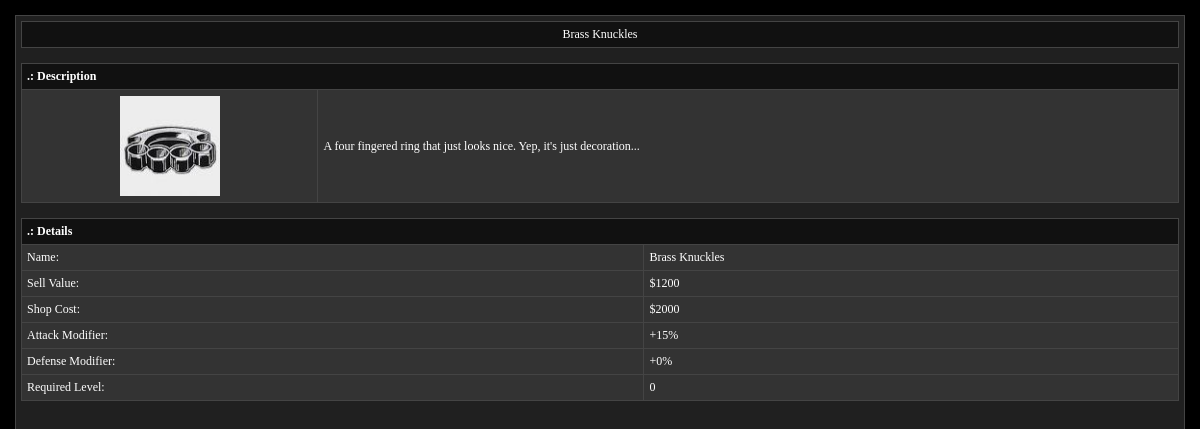
Screenshot of /description.php?id=3 with the database file from the repository.
### tables this page shows
CREATE TABLE `items` (
  `id` int(7) NOT NULL,
  `itemname` varchar(75) NOT NULL DEFAULT '',
  `description` text NOT NULL,
  `cost` bigint(15) NOT NULL DEFAULT '0',
  `image` varchar(100) NOT NULL DEFAULT '',
  `offense` int(20) NOT NULL DEFAULT '0',
  `defense` int(20) NOT NULL DEFAULT '0',
  `heal` int(10) NOT NULL DEFAULT '0',
  `buyable` int(1) NOT NULL DEFAULT '0',
  `level` int(5) NOT NULL
);

### dbcon.php (called while the page is built, shortened)
<?php
class DB
{
    protected static $instance = null;
    public static function instance()
    {
        if (self::$instance === null)
        {
            $opt  = array(
                PDO::ATTR_ERRMODE            => PDO::ERRMODE_EXCEPTION,
                PDO::ATTR_DEFAULT_FETCH_MODE => PDO::FETCH_ASSOC,
                PDO::ATTR_EMULATE_PREPARES   => FALSE,
            );
            $dsn = 'mysql:host='.DB_HOST.';dbname='.DB_NAME.';charset='.DB_CHAR;
            self::$instance = new PDO($dsn, DB_USER, DB_PASS, $opt);
        }
        return self::$instance;
    }
    public static function run($sql, $args = [])
    {
        if (!$args)
        {
            return self::instance()->query($sql);
        }
        $stmt = self::instance()->prepare($sql);
        $stmt->execute($args);
        return $stmt;
    }
}

### description.php (the view, shortened to what this page needs)
<?php
include 'dbcon.php';
$result= DB::run("SELECT * FROM `items` WHERE `id` = '".$_GET['id']."'");
$worked= $result->fetch();
?>
		<html>
		<head>
		</head>
		<body>
		<table class='wrap' width='100%' height='100%' cellpadding='5' cellspacing='0' align='center'>
		<tr>
			<td valign='top'>
			<table class='header' width='100%' cellpadding='5' cellspacing='0' align='center'>
			<tr>
				<td><p style='color:white;font-size:16px;font-weight:bold;'><center><?= $worked['itemname'] ?></center></p></td>
			</tr>
			</table>
			<br>
			<table width='100%' cellpadding='4' cellspacing='0'>
			<tr>
				<td colspan='2' class='style1'>.: Description</td>
			</tr>
			<tr>
				<td class='textl' align='center'><img src='<?= $worked['image'] ?>' width='100' height='100' style='border: 1px solid #333333'></td>
				<td class='textm2'><?= $worked['description'] ?></td>
			</tr>
			</table>
			<br>
			<table width='100%' cellpadding='4' cellspacing='0'>
			<tr>
				<td colspan='4' class='style2'>.: Details</td>
			</tr>
			<tr>
				<td class='textm'>Name: </td>
				<td class='textr'><?= $worked['itemname'] ?></td>
			</tr>
			<tr>
				<td class='textm'>Sell Value: </td>
				<td class='textr'>$<?= $worked['cost'] * .6 ?></td>
			</tr>
			<tr>
				<td class='textm'>Shop Cost: </td>
				<td class='textr'>$<?= $worked['cost'] ?></td>
			</tr>
			<tr>
				<td class='textm' valign='top'>Attack Modifier: </td>
				<td class='textr'>
				+<?= $worked['offense'] ?>%<br>				</td>
			</tr>
			<tr>
				<td class='textm' valign='top'>Defense Modifier: </td>
				<td class='textr'>
				+<?= $worked['defense'] ?>%<br>				</td>
			</tr>
			<tr>
				<td class='textm' valign='top'>Required Level: </td>
				<td class='textr'>
				<?= $worked['level'] ?><br>				</td>
			</tr>
			</table>
			</td>
		</tr>
		</table>
		</body>
        </html>

### description.php (style rules this page uses)
* { font-family: tahoma; font-size: 12px; color: #FFFFFF; }
body { background-color: #000000; margin: 15px; }
.wrap { background-color: #202020; border: 1px solid #444; }
.header { background-color: #111; border: 1px solid #444; }
.textl { padding: 5px; border-left: 1px solid #444; border-bottom: 1px solid #444; background-color: #333333; }
.textr { padding: 5px; border-right: 1px solid #444; border-bottom: 1px solid #444; background-color: #333333; }
.textm { padding: 5px; background-color: #333333; border-left: 1px solid #444; border-right: 1px solid #444; border-bottom: 1px solid #444; }
.textm2 { padding: 5px; background-color: #333333; border-left: 1px solid #444; border-right: 1px solid #444; border-bottom: 1px solid #444; }
.style1 { padding: 5px; border: 1px solid #444444; background-color: #111; color: #FFFFFF; font-weight: bold; }
.style2 { padding: 5px; border: 1px solid #444; background-color: #111; color: #FFFFFF; font-weight: bold; }

### rows the page displays
items: itemname "Brass Knuckles", image (picture), description "A four fingered ring that just looks nice. Yep, it's just decoration...", cost "1200", cost "2000", offense "15", defense "0", level "0"
